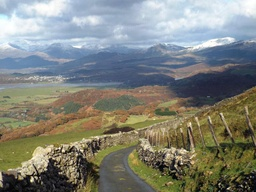
#> input picture encoded_datasets/00000251.jpg, 256 x 192 px, shrunk from 1024 x 768 before the run, given in place of 00000321.jpg, which was not available
$ jupyter execute generate_pictures.ipynb
#> lines starting #> are read from the running program, lines starting #| are printed output that depends on the picture; long printed decimals are rounded; pictures that were not available may be replaced by others from this repository, and a replacement may not be noted
[cell 1]
from PIL import Image
import matplotlib.pyplot as plt
import numpy as np

def plot_histograms(image_paths, titles):
    num_images = len(image_paths)
    fig, axes = plt.subplots(1, num_images, figsize=(16, 4))

    for idx, (image_path, title) in enumerate(zip(image_paths, titles)):
        image = Image.open(image_path).convert('RGB')
        image_pixels = image.getdata()

        r_channel = [pixel[0] for pixel in image_pixels]
        g_channel = [pixel[1] for pixel in image_pixels]
        b_channel = [pixel[2] for pixel in image_pixels]

        axes[idx].hist(r_channel, bins=256, color='red', alpha=0.5, label='Red')
        axes[idx].hist(g_channel, bins=256, color='green', alpha=0.5, label='Green')
        axes[idx].hist(b_channel, bins=256, color='blue', alpha=0.5, label='Blue')
        axes[idx].set_title(title)
        axes[idx].set_xlabel('Pixel Value')
        axes[idx].set_xlim([0, 256])
        axes[idx].legend()

    plt.show()

def pvd_encode_channel(cover_channel_pixels, secret_channel_pixels, width, height):
    for i in range(0, width, 2):
        for j in range(height):
            cover_pair = cover_channel_pixels[i, j], cover_channel_pixels[i + 1, j]
            difference = abs(cover_pair[0] - cover_pair[1])
            secret_pixel = secret_channel_pixels[i, j] // 8

            if difference < secret_pixel:
                new_pair = (cover_pair[0] + secret_pixel, cover_pair[1])
            else:
                new_pair = (cover_pair[0], cover_pair[1] + secret_pixel)

            cover_channel_pixels[i, j] = new_pair[0]
            cover_channel_pixels[i + 1, j] = new_pair[1]

def pvd_decode_channel(encoded_channel_pixels, width, height):
    decoded_channel = Image.new('L', (width, height))
    decoded_pixels = decoded_channel.load()

    for i in range(0, width, 2):
        for j in range(height):
            encoded_pair = encoded_channel_pixels[i, j], encoded_channel_pixels[i + 1, j]
            secret_pixel = abs(encoded_pair[0] - encoded_pair[1]) * 8
            decoded_pixels[i, j] = secret_pixel

    return decoded_channel

def pvd_encode_rgb(cover_image_path, secret_image_path, output_image_path):
#> called with cover_image_path = 'filtered_1/00000321.jpg', secret_image_path = 'filtered_1/00000300.jpg', output_image_path = 'encoded_image.png'
    cover_image = Image.open(cover_image_path).convert('RGB')
#> cover_image is the input picture: PIL image 256x192 RGB; mean R, G, B 128.6, 131.1, 122.8
    secret_image = Image.open(secret_image_path).convert('RGB')
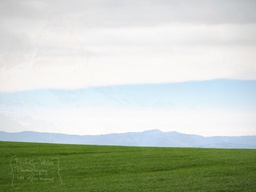
#> input picture encoded_datasets/00000300.jpg, 256 x 192 px, shrunk from 1024 x 768 before the run, found by its file name
#> secret_image is the input picture: PIL image 256x192 RGB; mean R, G, B 193.2, 202.3, 188.6

    width, height = cover_image.size
#> width = 256; height = 192

    cover_channels = cover_image.split()
    secret_channels = secret_image.split()

    for cover_channel, secret_channel in zip(cover_channels, secret_channels):
        pvd_encode_channel(cover_channel.load(), secret_channel.load(), width, height)
#> this loop made 3 passes

    encoded_image = Image.merge('RGB', cover_channels)
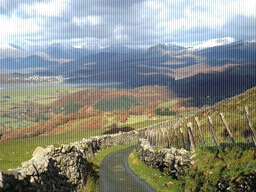
#> encoded_image: PIL image 256x192 RGB; mean R, G, B 140.3, 143.2, 133.7
    encoded_image.save(output_image_path)

def pvd_decode_rgb(encoded_image_path, output_image_path):
#> called with encoded_image_path = 'encoded_image.png', output_image_path = 'decoded_image.png'
    encoded_image = Image.open(encoded_image_path).convert('RGB')
    width, height = encoded_image.size
#> width = 256; height = 192
    encoded_channels = encoded_image.split()

    decoded_channels = [pvd_decode_channel(channel.load(), width, height) for channel in encoded_channels]
#> in pvd_decode_channel, `decoded_channel = Image.new('L', (width, height))`: decoded_channel: PIL image 256x192 L; every value is 0
#> decoded_channels = 3 items

    decoded_image = Image.merge('RGB', decoded_channels)
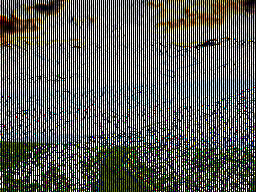
#> decoded_image: PIL image 256x192 RGB; mean R, G, B 96.2, 97.2, 92.8
#> in plot_histograms, `r_channel = [pixel[0] for pixel in image_pixels]`: r_channel = 49152 items
#> in plot_histograms, `plt.show()`:
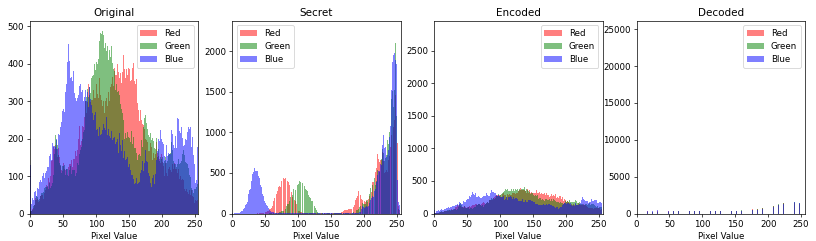
#> figure drawn by matplotlib, 4 panels; panel 1: tallest bar 424 high, from x = 141.4 to 142.4; panel 1: tallest bar 490 high, from x = 107.6 to 108.6; panel 1: tallest bar 454 high, from x = 57.77 to 58.77; panel 2: tallest bar 2257 high, from x = 248.2 to 249.1
    decoded_image.save(output_image_path)

def mse(image1, image2):
    image1_array = np.array(image1, dtype=np.float64)
    image2_array = np.array(image2, dtype=np.float64)
    error = np.square(image1_array - image2_array)
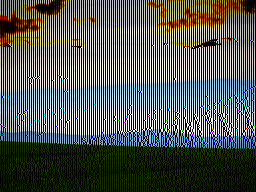
#> error: shape (192, 256, 3) float64; mean R, G, B 309.8, 322, 300.8; drawn with min black and max white
    return np.mean(error)

def psnr(image1, image2, max_pixel_value=255):
    mean_square_error = mse(image1, image2)
#> mean_square_error = 310.9

    if mean_square_error == 0:
        return float('inf')

    return 20 * np.log10(max_pixel_value) - 10 * np.log10(mean_square_error)


cover_image_path = 'filtered_1/00000321.jpg'
secret_image_path = 'filtered_1/00000300.jpg'
encoded_image_path = 'encoded_image.png'
decoded_image_path = 'decoded_image.png'

pvd_encode_rgb(cover_image_path, secret_image_path, encoded_image_path)
pvd_decode_rgb(encoded_image_path, decoded_image_path)

cover_image = Image.open(cover_image_path).convert('RGB')
encoded_image = Image.open(encoded_image_path).convert('RGB')

image_paths = [cover_image_path, secret_image_path, encoded_image_path, decoded_image_path]
titles = ['Original', 'Secret', 'Encoded', 'Decoded']
plot_histograms(image_paths, titles)

psnr_value = psnr(cover_image, encoded_image)
#> psnr_value = 23.21
print('PSNR value: ', psnr_value)
#| PSNR value:  23.205
